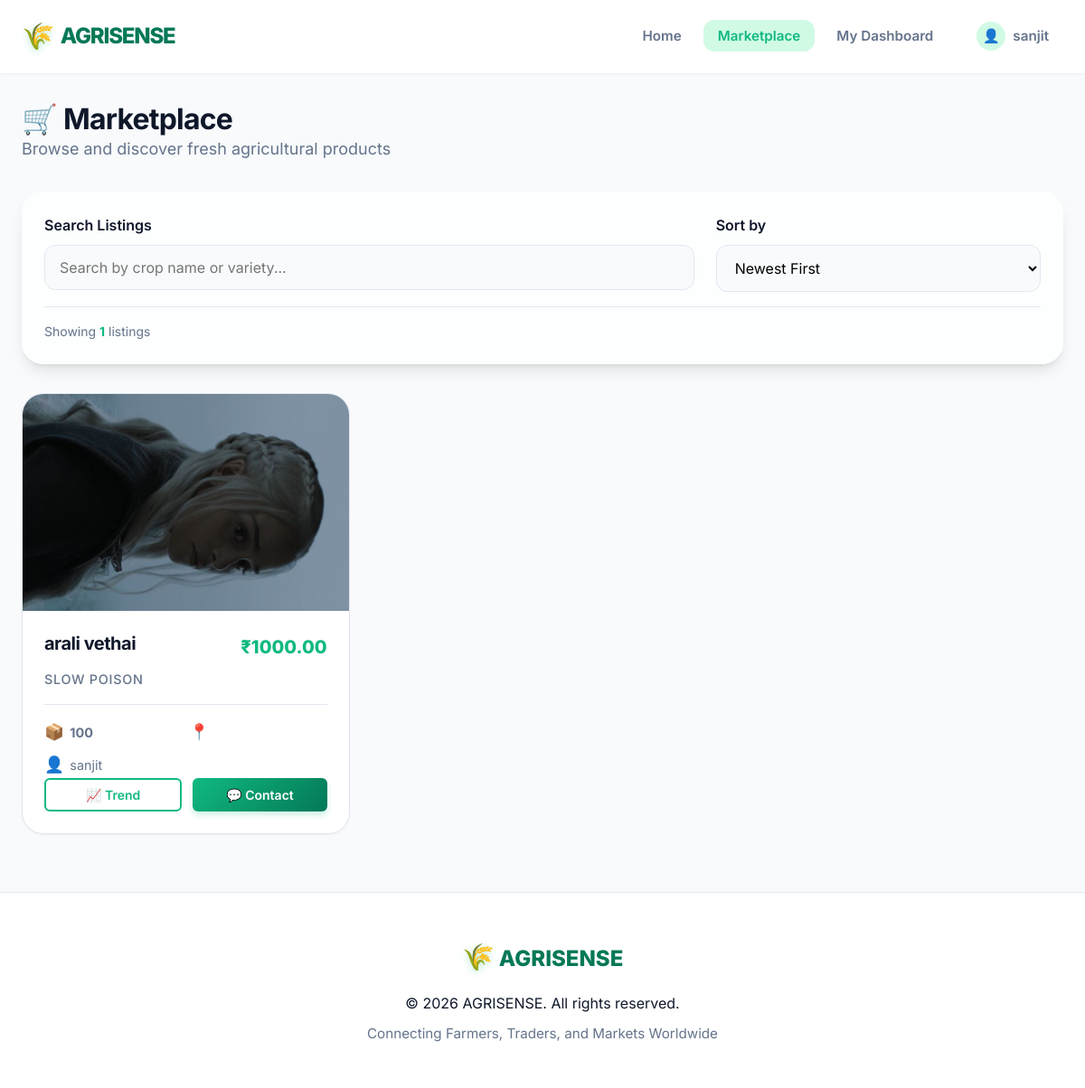
Screenshot of /marketplace/ (signed in) with the database file from the repository.
### marketplace/models.py (models this page shows)
class User(AbstractUser):
    phone_number = models.CharField(max_length=15)
    is_seller = models.BooleanField(default=False)
    is_customer = models.BooleanField(default=True)

class CropListing(models.Model):
    seller = models.ForeignKey(User, on_delete=models.CASCADE)
    crop_name = models.CharField(max_length=100)
    variety = models.CharField(max_length=100)
    quantity = models.PositiveIntegerField()
    expected_price = models.DecimalField(max_digits=10, decimal_places=2)
    image = models.ImageField(upload_to='crop_images/')
    created_at = models.DateTimeField(auto_now_add=True)

### marketplace/views.py (the view)
# urls.py: path('', include('marketplace.urls')),
@login_required(login_url='login')
def marketplace(request):
    try:
        listings = CropListing.objects.all().order_by('-created_at')
    except (DatabaseError, Exception) as e:
        print(f"Database error in marketplace view: {e}")
        listings = []
        messages.warning(request, 'Database connection issue. Please ensure MongoDB is running.')
    is_seller = request.user.is_seller if request.user.is_authenticated else False
    context = {
        'listings': listings,
        'is_seller': is_seller,
    }
    return render(request, 'marketplace/marketplace.html', context)

### templates/marketplace/marketplace.html (shortened to what this page needs)
{% extends 'base.html' %}
{% load static %}
{% block content %}
<div class="container marketplace-container animate-fade-in">
    <div class="page-header">
        <h1>🛒 Marketplace</h1>
        <p class="text-muted text-lg">Browse and discover fresh agricultural products</p>
    </div>
    <div class="filter-bar glass-panel mb-4 mt-3">
        <div class="filter-grid">
            <div class="search-group">
                <label for="searchInput" class="fw-600 mb-1 d-block">Search Listings</label>
                <input
                    type="text"
                    id="searchInput"
                    class="form-control"
                    placeholder="Search by crop name or variety..."
                >
            </div>
            <div class="sort-group">
                <label for="sortSelect" class="fw-600 mb-1 d-block">Sort by</label>
                <select id="sortSelect" onchange="sortListings(this.value)" class="form-control">
                    <option value="newest">Newest First</option>
                </select>
            </div>
        </div>
        <div class="filter-status mt-2 pt-2 divider-top">
            <p class="text-muted m-0 text-sm">
                Showing <span class="fw-700 text-primary" id="listingCount">{{ listings|length }}</span> listings
            </p>
        </div>
    </div>
    {% if listings %}
        <div class="listings">
            {% for listing in listings %}
            <div class="listing card-hover">
                <div class="listing-image-wrapper">
                    {% if listing.image %}
                        <img src="{{ listing.image.url }}" alt="{{ listing.crop_name }}" class="listing-image">
                    {% else %}
                        <div class="listing-image placeholder">
                            <span>🌾</span>
                        </div>
                    {% endif %}
                </div>
                <div class="listing-content">
                    <div class="listing-header">
                        <h3 class="listing-title">{{ listing.crop_name }}</h3>
                        <span class="listing-price">₹{{ listing.expected_price }}</span>
                    </div>
                    <p class="listing-variety">{{ listing.variety }}</p>
                    <div class="listing-details divider-top pt-2 mt-2">
                        <div class="detail-item"><span class="icon">📦</span> <strong>{{ listing.quantity }}</strong> {{ listing.quantity_unit }}</div>
                        <div class="detail-item"><span class="icon">📍</span> {{ listing.location }}</div>
                        <div class="detail-item"><span class="icon">👤</span> {{ listing.seller.username }}</div>
                    </div>
                    <div class="listing-actions mt-3">
                        <button class="btn btn-primary btn-sm outline" onclick="viewTrend({{ listing.id }})" title="View price trend">📈 Trend</button>
                        <button class="btn btn-primary btn-sm" onclick="contactSeller({{ listing.id }})" title="Contact seller">💬 Contact</button>
                    </div>
                </div>
            </div>
            {% endfor %}
        </div>
    {% else %}
        <div class="empty-state glass-panel mt-4">
            <div class="empty-state-icon bounce">📭</div>
            <h2>No Listings Found</h2>
            <p>There are currently no listings in the marketplace. Check back soon!</p>
        </div>
    {% endif %}
</div>
{% endblock %}

### templates/base.html (shortened to what this page needs)
{% load static %}
<!DOCTYPE html>
<html lang="en">
<head>
    <link rel="stylesheet" href="{% static 'marketplace/css/style.css' %}?v=3.0">
</head>
<body>
    <div class="main-container">
        <nav>
            <div class="navbar">
                <a href="{% url 'home' %}" class="logo">
                    <span class="logo-icon">🌾</span> AGRISENSE
                </a>
                <ul class="nav-menu">
                    <li><a href="{% url 'home' %}" class="{% if request.resolver_match.url_name == 'home' %}active{% endif %}">Home</a></li>
                    {% if user.is_authenticated %}
                        <li><a href="{% url 'marketplace' %}" class="{% if request.resolver_match.url_name == 'marketplace' %}active{% endif %}">Marketplace</a></li>
                        {% if user.is_seller %}
                            <li><a href="{% url 'seller_dashboard' %}" class="{% if request.resolver_match.url_name == 'seller_dashboard' %}active{% endif %}">My Dashboard</a></li>
                        {% endif %}
                        <li class="user-dropdown">
                            <a href="#" class="nav-user"><span class="user-icon">👤</span> {{ user.username }}</a>
                        </li>
                    {% else %}
                        <li><a href="{% url 'login' %}" class="btn btn-secondary btn-sm nav-btn">Login</a></li>
                        <li><a href="{% url 'register' %}" class="btn btn-primary btn-sm nav-btn">Register</a></li>
                    {% endif %}
                </ul>
            </div>
        </nav>
        <main>
            {% block content %}
            {% endblock %}
        </main>
    </div>
    <footer>
        <div class="footer-container">
            <div class="footer-brand">
                <span class="logo-icon">🌾</span> AGRISENSE
            </div>
            <p>&copy; 2026 AGRISENSE. All rights reserved.</p>
            <p class="footer-slogan">Connecting Farmers, Traders, and Markets Worldwide</p>
        </div>
    </footer>
</body>
</html>

### rows the page displays
User: username "sanjit"
CropListing: image (picture), crop_name "arali vethai", expected_price "1000.00", variety "SLOW POISON", quantity "100", seller.username "sanjit"

### other values shown
{{ listings|length }} "1"
